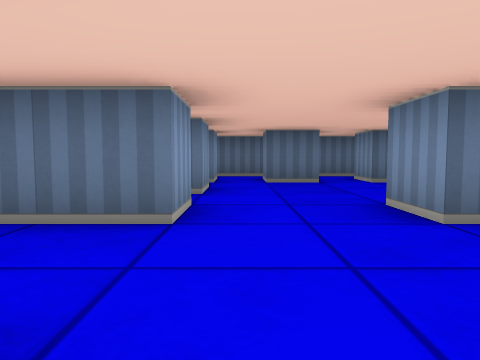
View 1 (above)

24 first-person views from a walk through a cub3D level. The camera is about half as high as the walls, tilts 4° down and sees 70° across. The floor is counted in squares. Each view is taken from the middle of a square. On the plan, view 1 faces up. The plan holds only what a view shows up to about 9 squares ahead; the rest is blank.

View 2
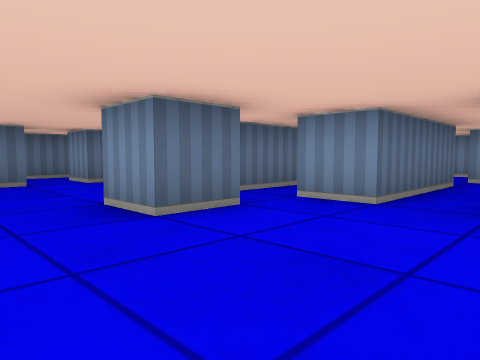

View 3
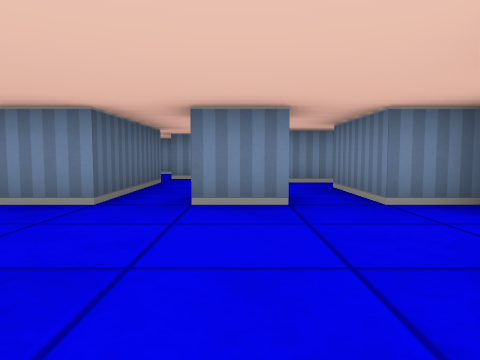

View 4
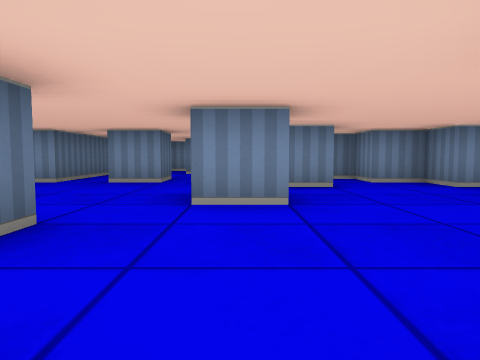

View 5
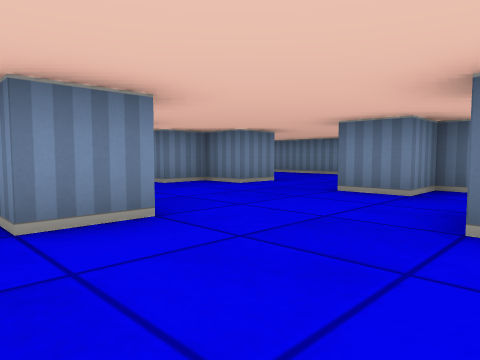

View 6
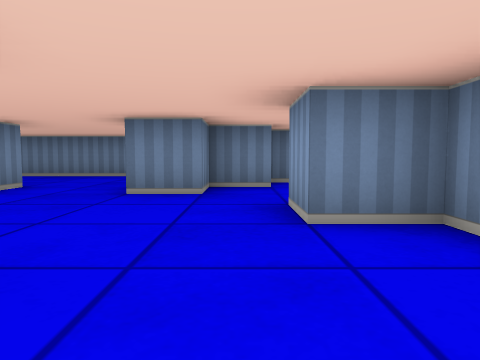

View 7
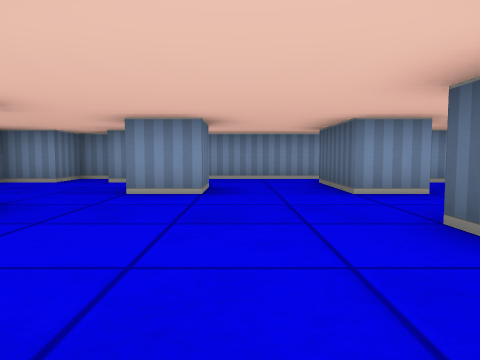

View 8
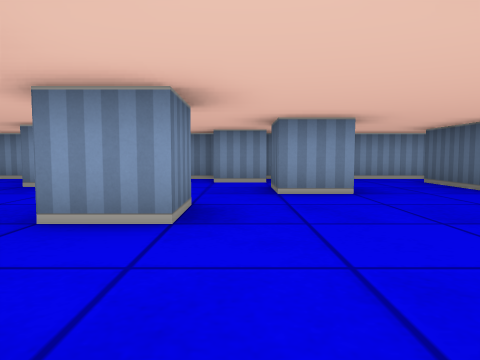

View 9
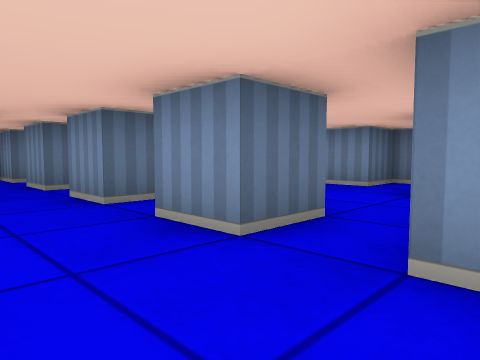

View 10
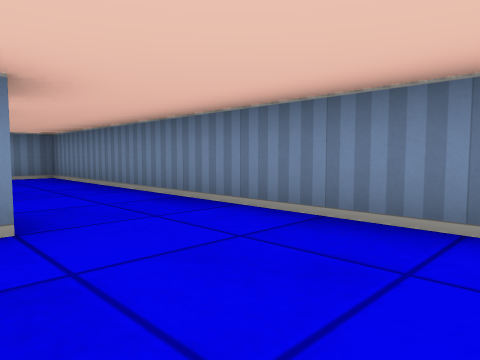

View 11
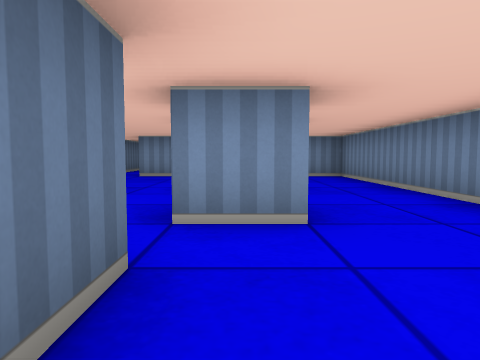

View 12
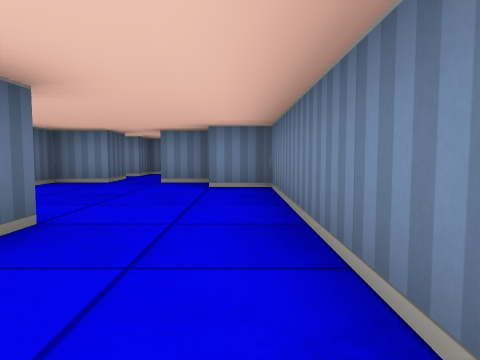

View 13
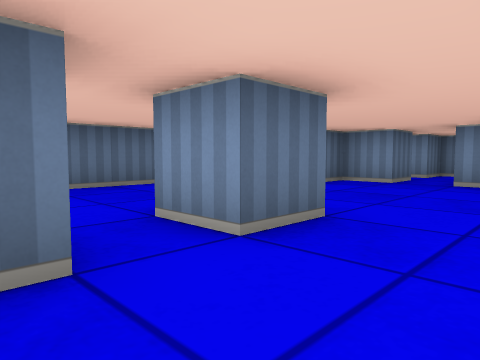

View 14
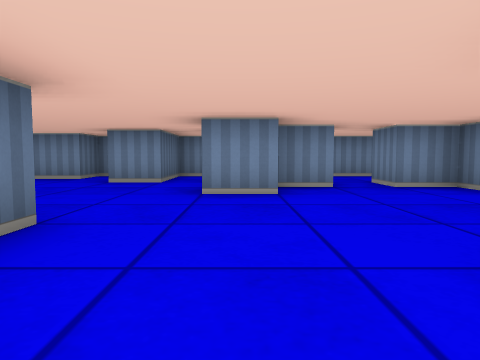

View 15
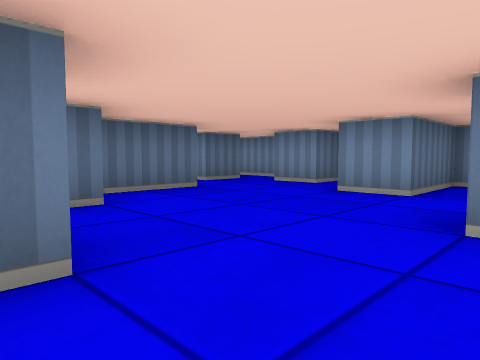

View 16
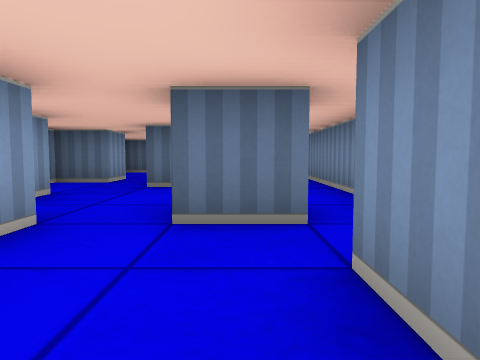

View 17
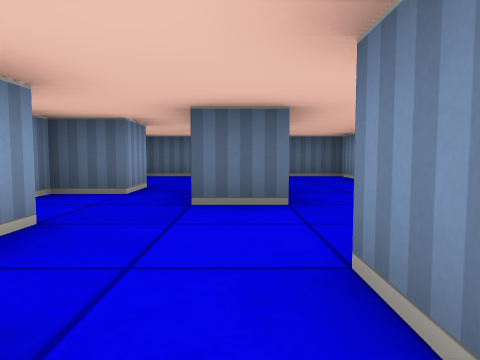

View 18
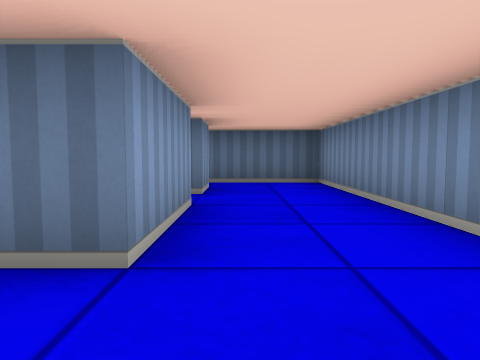

View 19
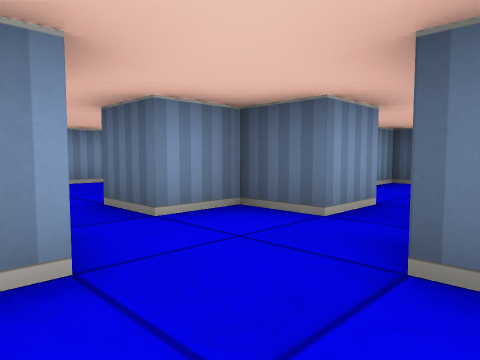

View 20
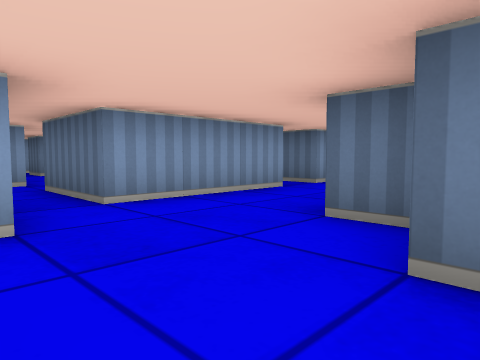

View 21
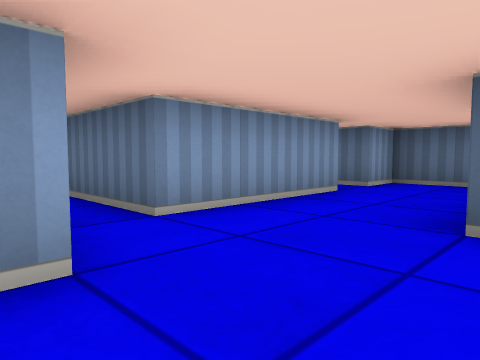

View 22
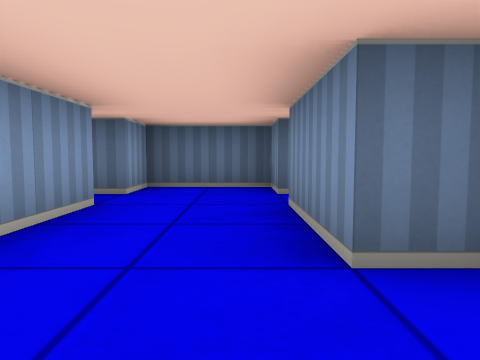

View 23
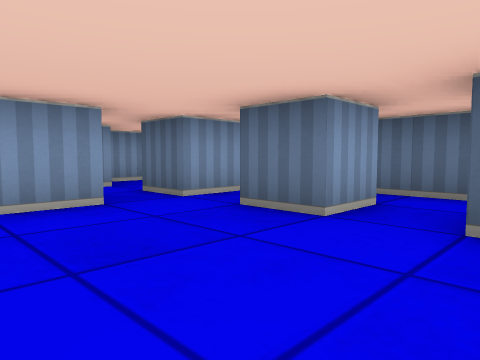

View 24
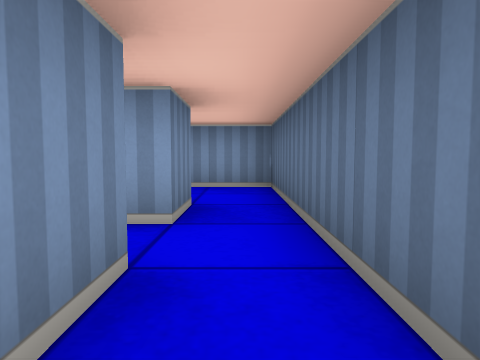

### Floor plan
Key: @ floor where view 1 was taken; # wall or solid block; . floor.
Columns run from 4 left of view 1 to 15 right of it. Each row starts with its distance up from view 1.
  9 ####################
  8 #....... #..##.....#
  7 #..#.#.##.... ..#..#
  6 ##......##..# .....#
  5  #.#.....#..###.#..#
  4    .....##...#..#..#
  3 #.##..#............#
  2 #.......###...#....#
  1 #...........##...#.#
  0 #..#@...#....###...#
 -1 ##.........# #....##
 -2 #....#..##.# ......#
 -3 ## ....### ##....###
 -4   #......# ........#
 -5  .......##.....##  #
 -6 #...#..##.......#.##
 -7   .##....#.#.......#
 -8   ## ...........#..#
 -9       .........##
-10       ##########

Positions as (right, up) in squares from view 1, and headings:
1: (0, 0), facing up
2: (0, 0), facing up-right
3: (0, 0), facing right
4: (-3, -2), facing right
5: (-2, -1), facing down-right
6: (-1, -1), facing down
7: (4, 1), facing left
8: (4, -1), facing left
9: (2, -2), facing up-right
10: (2, -7), facing down-right
11: (2, -7), facing right
12: (5, -9), facing right
13: (5, -9), facing up-right
14: (6, -5), facing right
15: (8, -5), facing up-right
16: (13, -2), facing up
17: (12, 0), facing up
18: (13, 2), facing up
19: (12, 2), facing up-left
20: (9, 2), facing up-left
21: (8, 2), facing up-left
22: (7, 3), facing up
23: (3, 4), facing up-left
24: (2, 8), facing left
